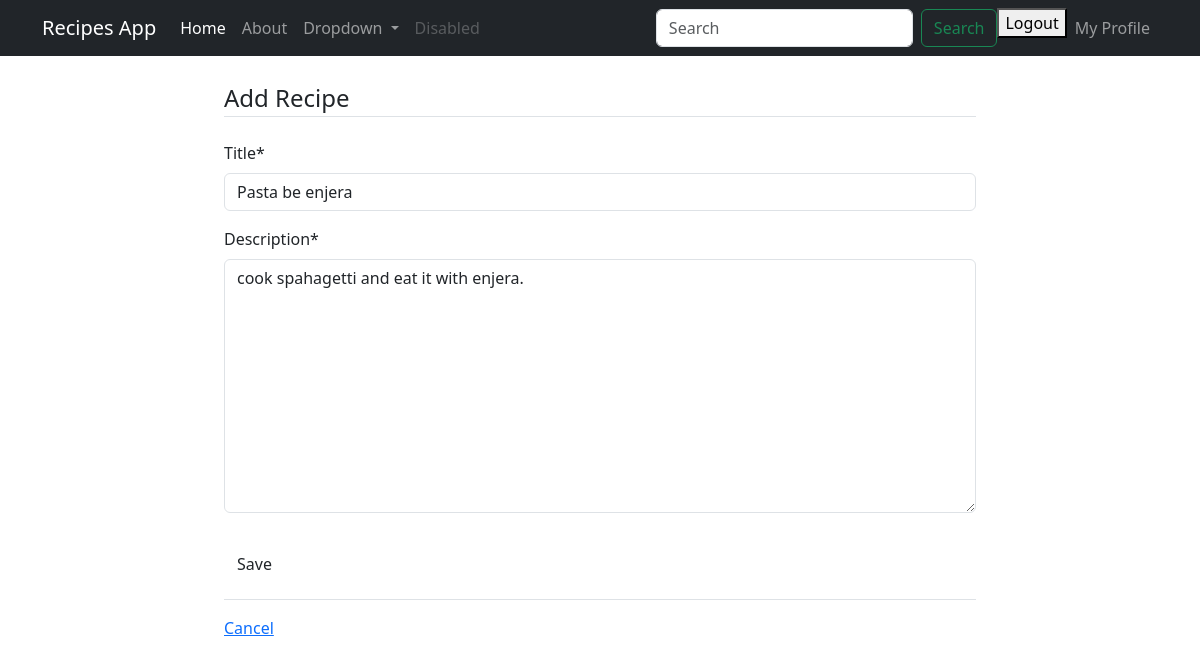
Page /recipe/4/update (signed in) on the committed database.
### recipes/models.py (models this page shows, shortened)
class Recipe(models.Model):
    title = models.CharField(max_length=100)
    description = models.TextField()
    author = models.ForeignKey(User, on_delete=models.CASCADE )
    created_at = models.DateTimeField(auto_now_add=True)
    updated_at = models.DateTimeField(auto_now=True)

### recipes/views.py (the view, shortened to what this page needs)
# urls.py: path('recipe/<int:pk>/update', views.RecipeUpdateView.as_view(), name="recipes-update"),
class RecipeUpdateView(LoginRequiredMixin, UserPassesTestMixin, UpdateView):
    model = models.Recipe
    fields = ['title', 'description']
    def test_func(self):
        recipe = self.get_object()
        return self.request.user == recipe.author

### recipes/templates/recipes/recipe_form.html (shortened to what this page needs)
{% extends 'recipes/base.html' %}
{% load crispy_forms_tags %}
{% block content %}
<div class="container">
    <form method="post">
        <fieldset class="form-group">
            <legend class="border-bottom mb-4">Add Recipe</legend>
            {{ form|crispy }}
        </fieldset>
        <div class="form-group py-3">
            <input class="btn btn-out" type="submit" value="Save">
        </div>
    </form>
    <div class="border-top pt-3 ">
        <a href="{% url 'recipes-home' %}">Cancel</a>
    </div>
</div>
{% endblock content %}

### rows in the picture
Recipe: title "Pasta be enjera", description "cook spahagetti and eat it with enjera."
